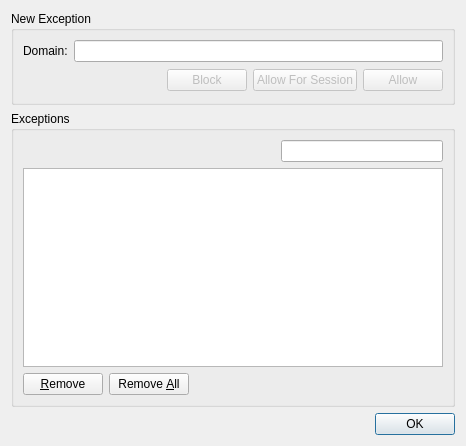
<ui version="4.0" >
 <class>CookiesExceptionsDialog</class>
 <widget class="QDialog" name="CookiesExceptionsDialog" >
  <property name="geometry" >
   <rect>
    <x>0</x>
    <y>0</y>
    <width>466</width>
    <height>446</height>
   </rect>
  </property>
  <property name="windowTitle" >
   <string>Cookie Exceptions</string>
  </property>
  <layout class="QVBoxLayout" >
   <item>
    <widget class="QGroupBox" name="newExceptionGroupBox" >
     <property name="title" >
      <string>New Exception</string>
     </property>
     <layout class="QGridLayout" >
      <item row="0" column="0" >
       <layout class="QHBoxLayout" >
        <item>
         <widget class="QLabel" name="label" >
          <property name="text" >
           <string>Domain:</string>
          </property>
         </widget>
        </item>
        <item>
         <widget class="QLineEdit" name="domainLineEdit" />
        </item>
       </layout>
      </item>
      <item row="1" column="0" >
       <layout class="QHBoxLayout" >
        <item>
         <spacer>
          <property name="orientation" >
           <enum>Qt::Horizontal</enum>
          </property>
          <property name="sizeHint" stdset="0" >
           <size>
            <width>81</width>
            <height>25</height>
           </size>
          </property>
         </spacer>
        </item>
        <item>
         <widget class="QPushButton" name="blockButton" >
          <property name="enabled" >
           <bool>false</bool>
          </property>
          <property name="text" >
           <string>Block</string>
          </property>
         </widget>
        </item>
        <item>
         <widget class="QPushButton" name="allowForSessionButton" >
          <property name="enabled" >
           <bool>false</bool>
          </property>
          <property name="text" >
           <string>Allow For Session</string>
          </property>
         </widget>
        </item>
        <item>
         <widget class="QPushButton" name="allowButton" >
          <property name="enabled" >
           <bool>false</bool>
          </property>
          <property name="text" >
           <string>Allow</string>
          </property>
         </widget>
        </item>
       </layout>
      </item>
     </layout>
    </widget>
   </item>
   <item>
    <widget class="QGroupBox" name="ExceptionsGroupBox" >
     <property name="title" >
      <string>Exceptions</string>
     </property>
     <layout class="QGridLayout" >
      <item row="0" column="0" colspan="3" >
       <spacer>
        <property name="orientation" >
         <enum>Qt::Horizontal</enum>
        </property>
        <property name="sizeHint" stdset="0" >
         <size>
          <width>252</width>
          <height>20</height>
         </size>
        </property>
       </spacer>
      </item>
      <item row="0" column="3" >
       <widget class="SearchLineEdit" name="search" />
      </item>
      <item row="1" column="0" colspan="4" >
       <widget class="EditTableView" name="exceptionTable" />
      </item>
      <item row="2" column="0" >
       <widget class="QPushButton" name="removeButton" >
        <property name="text" >
         <string>&amp;Remove</string>
        </property>
       </widget>
      </item>
      <item row="2" column="1" >
       <widget class="QPushButton" name="removeAllButton" >
        <property name="text" >
         <string>Remove &amp;All</string>
        </property>
       </widget>
      </item>
      <item row="2" column="2" colspan="2" >
       <spacer>
        <property name="orientation" >
         <enum>Qt::Horizontal</enum>
        </property>
        <property name="sizeHint" stdset="0" >
         <size>
          <width>40</width>
          <height>20</height>
         </size>
        </property>
       </spacer>
      </item>
     </layout>
    </widget>
   </item>
   <item>
    <widget class="QDialogButtonBox" name="buttonBox" >
     <property name="orientation" >
      <enum>Qt::Horizontal</enum>
     </property>
     <property name="standardButtons" >
      <set>QDialogButtonBox::Ok</set>
     </property>
    </widget>
   </item>
  </layout>
 </widget>
 <customwidgets>
  <customwidget>
   <class>SearchLineEdit</class>
   <extends>QLineEdit</extends>
   <header>searchlineedit</header>
  </customwidget>
  <customwidget>
   <class>EditTableView</class>
   <extends>QTableView</extends>
   <header>edittableview</header>
  </customwidget>
 </customwidgets>
 <resources/>
 <connections>
  <connection>
   <sender>buttonBox</sender>
   <signal>accepted()</signal>
   <receiver>CookiesExceptionsDialog</receiver>
   <slot>accept()</slot>
   <hints>
    <hint type="sourcelabel" >
     <x>381</x>
     <y>428</y>
    </hint>
    <hint type="destinationlabel" >
     <x>336</x>
     <y>443</y>
    </hint>
   </hints>
  </connection>
 </connections>
</ui>
